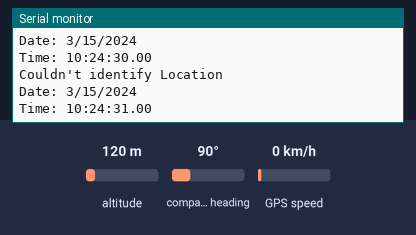
The program below on a simulated Arduino Nano, built with avr-gcc and run on an emulated ATmega328P. On the bench: the last lines printed to the serial monitor. The test bench sets the inputs (shaded band); at power-on: altitude 120 m, compass heading 90°, GPS speed 0 km/h. The GPS gets a fix after 3 s at 37.7749, -122.4194 with 8 satellites.

Above: at 1.8 s.
1.9 s: altitude set to 20 m
At 2.9 s:
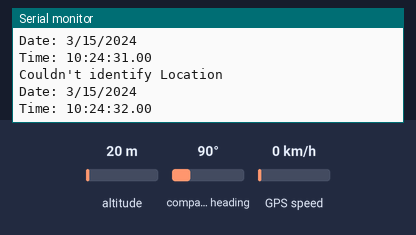
4.6 s: altitude set to 250 m
At 6.1 s:
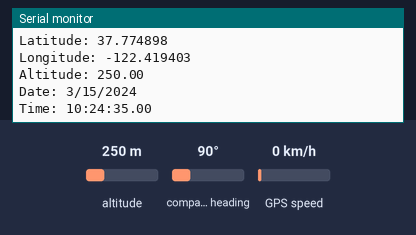
Timing chart, 0 to 7.6 s (numbered marks = the images above; inputs shaded):
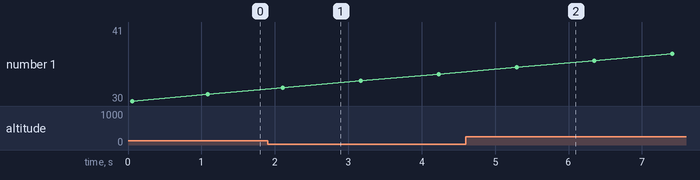

The program:

main.cpp
```cpp
#include <Arduino.h>
/*
SanatBazar
Arduino Tutorial Series
Author: Davood Dorostkar
Website: www.sanatbazar.com

*/

#include <TinyGPS++.h>
#include <SoftwareSerial.h>
int RX = 8;
int TX = 9;
TinyGPSPlus gps;
SoftwareSerial gpsPort(RX, TX);

void checkGPS()
{
  if (gps.location.isValid())
  {
    Serial.print("Latitude: ");
    Serial.println(gps.location.lat(), 6);
    Serial.print("Longitude: ");
    Serial.println(gps.location.lng(), 6);
    Serial.print("Altitude: ");
    Serial.println(gps.altitude.meters());
    digitalWrite(LED_BUILTIN, HIGH);
  }
  else
  {
    Serial.println("Couldn't identify Location");
  }

  Serial.print("Date: ");
  if (gps.date.isValid())
  {
    Serial.print(gps.date.month());
    Serial.print("/");
    Serial.print(gps.date.day());
    Serial.print("/");
    Serial.println(gps.date.year());
  }
  else
  {
    Serial.println("Couldn't identify Date");
  }

  Serial.print("Time: ");
  if (gps.time.isValid())
  {
    if (gps.time.hour() < 10)
      Serial.print(F("0"));
    Serial.print(gps.time.hour());
    Serial.print(":");
    if (gps.time.minute() < 10)
      Serial.print(F("0"));
    Serial.print(gps.time.minute());
    Serial.print(":");
    if (gps.time.second() < 10)
      Serial.print(F("0"));
    Serial.print(gps.time.second());
    Serial.print(".");
    if (gps.time.centisecond() < 10)
      Serial.print(F("0"));
    Serial.println(gps.time.centisecond());
  }
  else
  {
    Serial.println("Couldn't identify Time");
  }
  Serial.println();
  delay(1000);
}

void setup()
{
  Serial.begin(9600);
  gpsPort.begin(9600);
}

void loop()
{
  while (gpsPort.available() > 0)
    if (gps.encode(gpsPort.read()))
      checkGPS();
  if (millis() > 5000 && gps.charsProcessed() < 10)
  {
    Serial.println("No GPS Device; Try Again Later.");
    while (true)
      ;
  }
}
```

Measured:
- after the input at 4.6 s, the serial monitor: prints a new line after 0.66 s (image 2)
